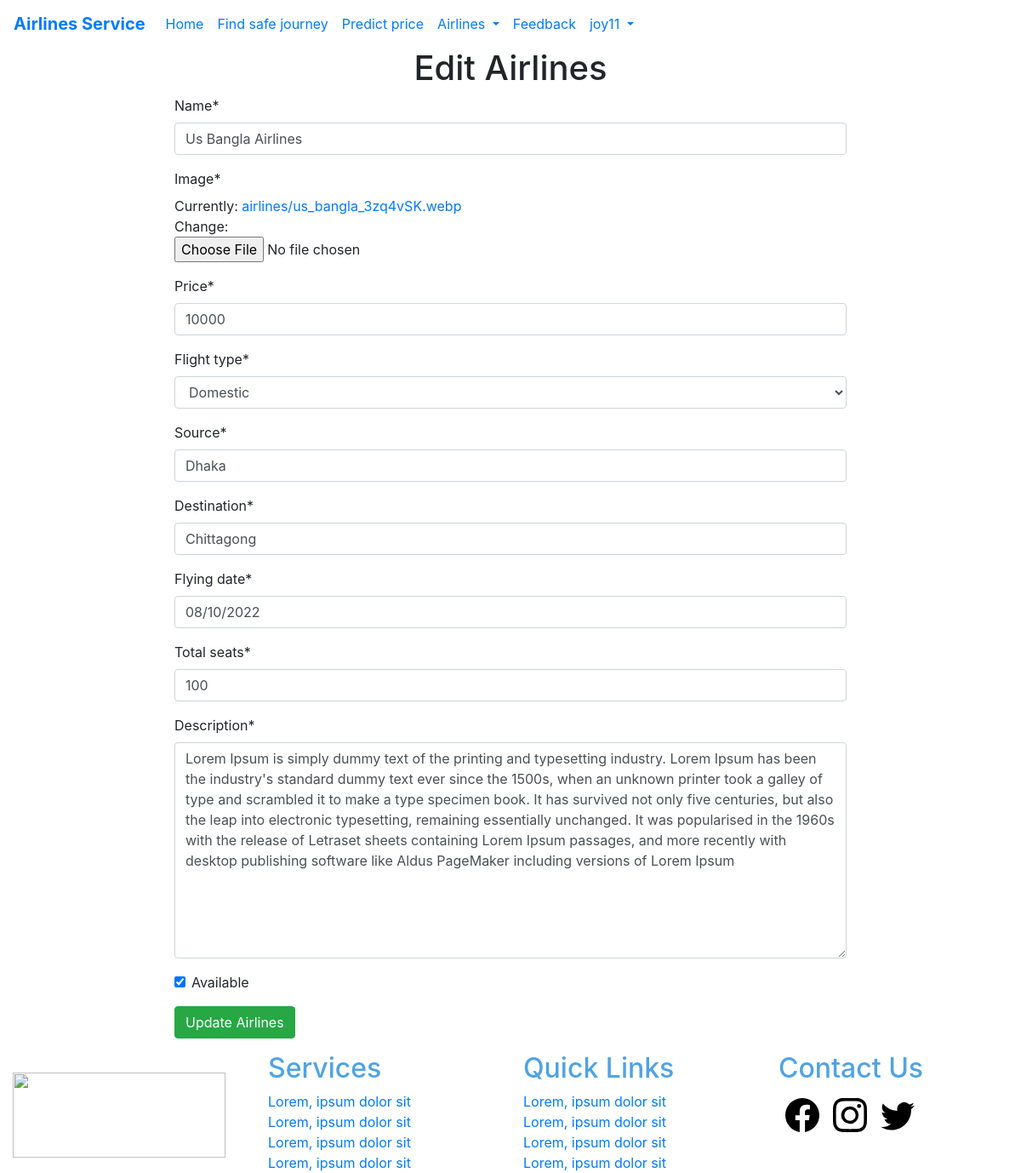
Page /airline/1/edit (signed in) on the committed database.
### Main/models.py (models this page shows, shortened)
class Airlines(models.Model):
    name=models.CharField(max_length=122)
    image=models.ImageField(upload_to="airlines/")
    price = models.PositiveIntegerField()
    flight_type = models.CharField(max_length=255,choices=Flight_Type)
    source = models.CharField(max_length=255)
    destination = models.CharField(max_length=255)
    flying_date =models.CharField(max_length=50,default="08/01/2022")
    total_seats =models.PositiveIntegerField(default=100)
    description=models.TextField()
    available =models.BooleanField(default=True)

### Main/views.py (the view)
# urls.py: path('airline/<int:pk>/edit',EditAirlinesView.as_view(),name="airline_edit"),
class EditAirlinesView(UpdateView):
    model = Airlines
    form_class = AirlinesForm
    template_name = 'edit-airlines.html'
    success_url = reverse_lazy("airlinesList")

### Main/forms.py
class AirlinesForm(forms.ModelForm):
    class Meta:
        model=Airlines
        fields=("__all__")

### Main/templates/edit-airlines.html
{% extends 'base.html' %} {% load crispy_forms_tags %} {% block body %}
<div>
  {% if user.is_superuser %}
  <div class="row justify-content-center">
    <div class="col-lg-8">
      <h1 class="text-center">Edit Airlines</h1>
      <form method="post" enctype="multipart/form-data">
        {% csrf_token %} {{ form|crispy }}
        <button type="submit" class="btn btn-success">Update Airlines</button>
      </form>
    </div>
  </div>
  {% else %}
  <div>
    <h1 class="text-center">You Are Not SuperUser</h1>
  </div>
  {% endif %}
</div>
{% endblock %}

### Main/templates/navbar.html (shortened to what this page needs)
<nav class="navbar navbar-expand-lg" style="background-color: white">
  <a class="navbar-brand font-weight-bold" href="{% url 'home' %}"
    >Airlines Service</a
  >
  <div class="collapse navbar-collapse" id="navbarNav">
    <ul class="navbar-nav">
      {% if user.is_authenticated %}
      <li class="nav-item">
        <a class="nav-link" href="{% url 'index' %}">Home</a>
      </li>
      <li class="nav-item">
        <a class="nav-link" href="{% url 'safe' %}">Find safe journey</a>
      </li>
      <li class="nav-item">
        <a class="nav-link" href="{% url 'price' %}">Predict price</a>
      </li>
      {% if user.is_superuser %}
      <li class="nav-item dropdown">
        <a
          class="nav-link dropdown-toggle"
          id="navbarDropdown"
          role="button"
          data-toggle="dropdown"
          aria-haspopup="true"
          aria-expanded="false"
        >
          Airlines
        </a>
      </li>
      {% endif %}
      <li class="nav-item">
        <a class="nav-link" href="{% url 'contact' %}">Feedback</a>
      </li>
      <li class="nav-item dropdown">
        <a
          class="nav-link dropdown-toggle"
          id="navbarDropdown"
          role="button"
          data-toggle="dropdown"
          aria-haspopup="true"
          aria-expanded="false"
        >
          {{ user.username }}
        </a>
      </li>
      {% endif %}
    </ul>
  </div>
</nav>

### rows in the picture
Airlines: name "Us Bangla Airlines", price "10000", flight_type "Domestic", source "Dhaka", destination "Chittagong", flying_date "08/10/2022", total_seats "100", description "Lorem Ipsum is simply dummy text of the printing and typesetting industry. Lorem Ipsum has been the industry's standard dummy text ever since the 1500s, when an unknown printer took a galley of type and scrambled it to make a type specimen book. It has survived not only five centuries, but also the leap into electronic typesetting, remaining essentially unchanged. It was popularised in the 1960s with the release of Letraset sheets containing Lorem Ipsum passages, and more recently with desktop publishing software like Aldus PageMaker including versions of Lorem Ipsum", available "☑"

### other values in the picture
{{ user.username }} "joy11"
